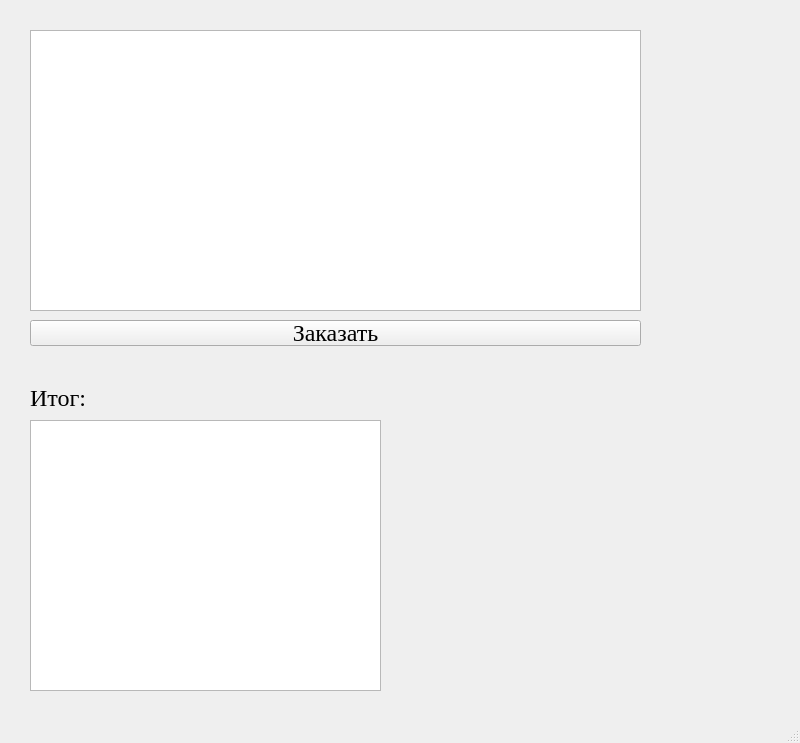
<?xml version="1.0" encoding="UTF-8"?>
<ui version="4.0">
 <class>Make_an_order</class>
 <widget class="QMainWindow" name="Make_an_order">
  <property name="geometry">
   <rect>
    <x>0</x>
    <y>0</y>
    <width>800</width>
    <height>743</height>
   </rect>
  </property>
  <property name="windowTitle">
   <string>Сделать заказ</string>
  </property>
  <widget class="QWidget" name="centralwidget">
   <widget class="QTableWidget" name="tableWidget">
    <property name="geometry">
     <rect>
      <x>30</x>
      <y>30</y>
      <width>611</width>
      <height>281</height>
     </rect>
    </property>
   </widget>
   <widget class="QPushButton" name="make_button">
    <property name="geometry">
     <rect>
      <x>30</x>
      <y>320</y>
      <width>611</width>
      <height>26</height>
     </rect>
    </property>
    <property name="font">
     <font>
      <family>Times</family>
      <pointsize>18</pointsize>
     </font>
    </property>
    <property name="text">
     <string>Заказать</string>
    </property>
   </widget>
   <widget class="QTextEdit" name="textEdit">
    <property name="geometry">
     <rect>
      <x>30</x>
      <y>420</y>
      <width>351</width>
      <height>271</height>
     </rect>
    </property>
   </widget>
   <widget class="QLabel" name="label">
    <property name="geometry">
     <rect>
      <x>30</x>
      <y>390</y>
      <width>60</width>
      <height>16</height>
     </rect>
    </property>
    <property name="font">
     <font>
      <family>Times</family>
      <pointsize>18</pointsize>
     </font>
    </property>
    <property name="text">
     <string>Итог:</string>
    </property>
   </widget>
  </widget>
  <widget class="QMenuBar" name="menubar">
   <property name="geometry">
    <rect>
     <x>0</x>
     <y>0</y>
     <width>800</width>
     <height>21</height>
    </rect>
   </property>
  </widget>
  <widget class="QStatusBar" name="statusbar"/>
 </widget>
 <resources/>
 <connections/>
</ui>
